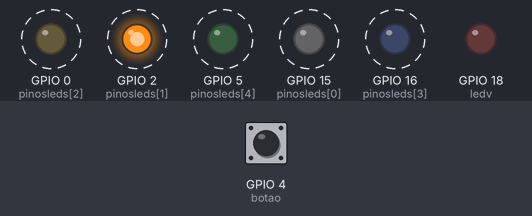
Bench run of a sketch on a simulated ESP32. Shown: output pins drawn as LEDs (lit = HIGH). Dashed ring = blinking. The inputs (shaded band) are chosen by the test bench; at power-on: GPIO 4 (botao) HIGH.

Above: at 5.8 s.
5.9 s: GPIO 4 (botao) pulled LOW for 2.85 s
At 8.5 s:
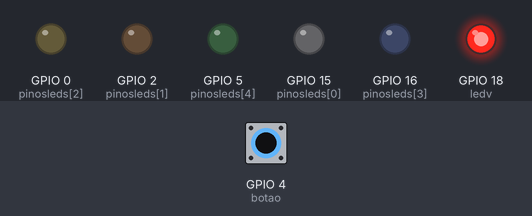
At 9.1 s:
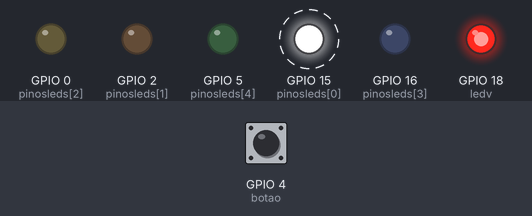
Timing chart, 0 to 23.5 s (numbered marks = the images above; inputs shaded):
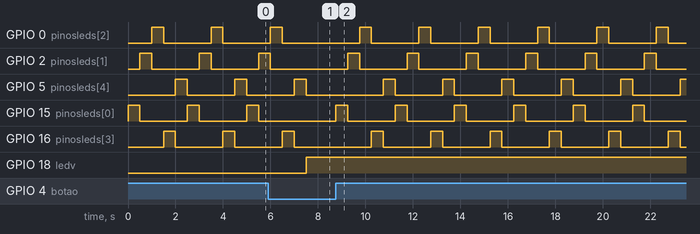

The sketch:

sketch.ino
```cpp
#define qtd_led 5
#define botao 4
#define ledv 18

int pinosleds[qtd_led] = {15, 2, 0, 16, 5};

void setup() {
  for (int i = 0; i < qtd_led; i++){
    pinMode(pinosleds[i], OUTPUT);
  }
  pinMode(ledv, OUTPUT);
  pinMode(botao, INPUT_PULLUP);
}

void loop() {
  while (digitalRead(botao) == LOW){
    digitalWrite(ledv, HIGH);
  }
  for (int i = 0; i < qtd_led; i++){
    digitalWrite(pinosleds[i], HIGH);
    delay(500);
  for (int i = 0; i < qtd_led; i++){
    digitalWrite(pinosleds[i], LOW);
  }}
}
```

Measured:
- after the input at 5.9 s, GPIO 18 (ledv): LOW → HIGH after 1.6 s
- by itself, GPIO 2 (pinosleds[1]): repeats every 2.5 s: HIGH 0.50 s, LOW 2.0 s
- by itself, GPIO 15 (pinosleds[0]): alternates HIGH for 0.50 s and LOW for 2.0 s
